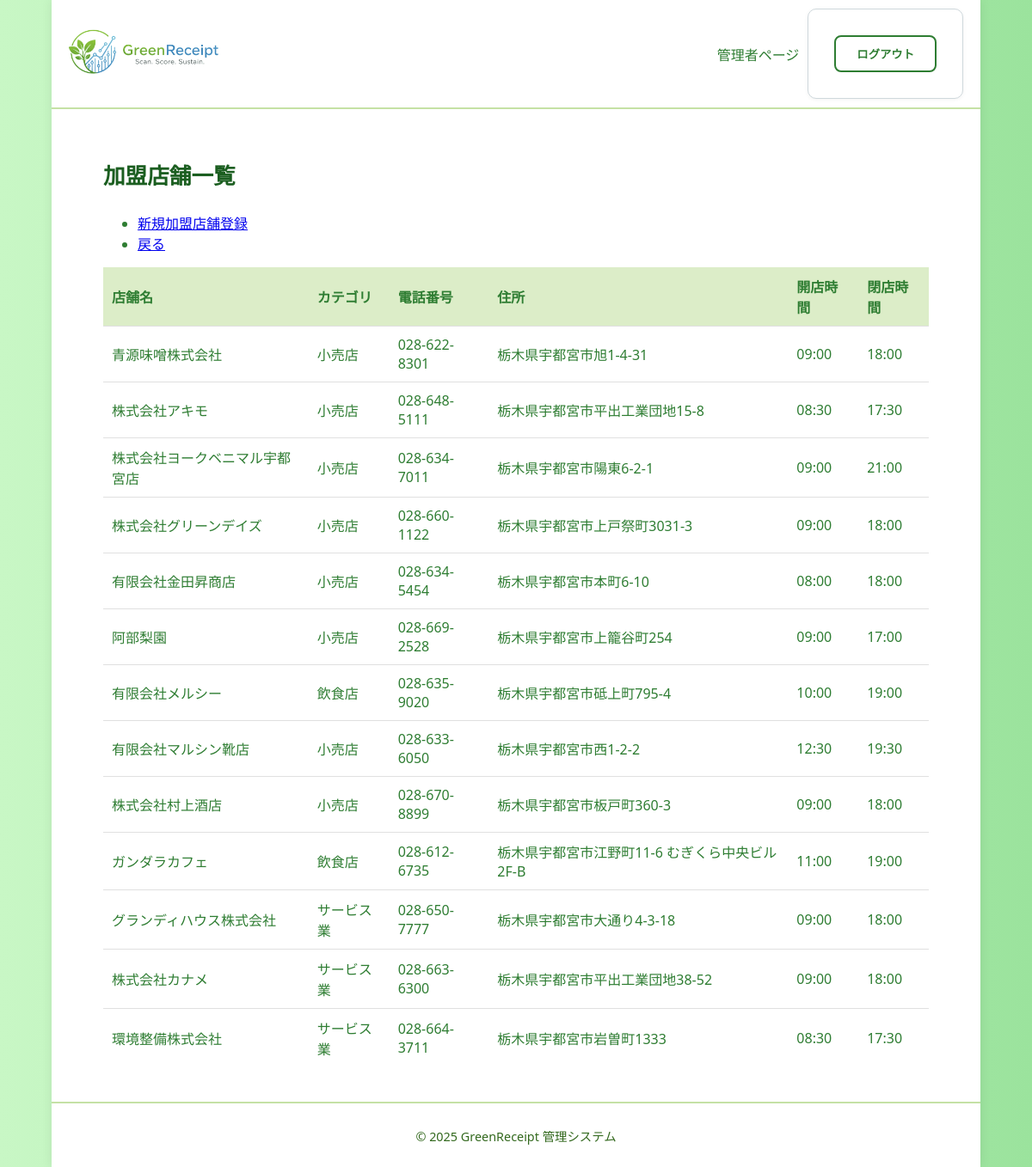
The page /store/list/ (signed in) on the database its author committed.
### core/models.py (models this page shows, shortened)
class Store(models.Model):
    store_id = models.AutoField(primary_key=True, verbose_name='店舗ID')
    store_name = models.CharField(max_length=64, verbose_name='店舗名')
    CATEGORY_CHOICES = [
        ('restaurant', '飲食店'),
        ('retail', '小売店'),
        ('service', 'サービス業'),
        ('other', 'その他'),
    ]
    category = models.CharField(max_length=64, choices=CATEGORY_CHOICES, verbose_name='カテゴリ')
    tel = models.CharField(max_length=32, blank=True, verbose_name='電話番号')
    address = models.CharField(max_length=255, verbose_name='住所')
    open_time = models.TimeField(verbose_name='開店時間', null=True, blank=True)
    close_time = models.TimeField(verbose_name='閉店時間', null=True, blank=True)
    lat = models.FloatField(verbose_name='緯度', default=0.0)
    lng = models.FloatField(verbose_name='経度', default=0.0)
    class Meta:
        verbose_name = '加盟店'
        verbose_name_plural = '加盟店'

### core/views.py (the view)
# urls.py: path("store/list/",views.store_list,name='store_list'),
@staff_member_required
def store_list(request):
    stores = Store.objects.all()
    return render(request, "admin/store_list.html", {'stores': stores})

### core/templates/admin/store_list.html (shortened to what this page needs)
{% extends 'admin/admin_base.html' %}
{% block content %}
<main class="dashboard-main">
  <div class="dashboard-container">
    <div class="header-with-button">
        <h1>加盟店舗一覧</h1>
        <ul class="list-group list-group-flush">
            <li class="list-group-item">
                <a href="{% url 'core:store_create' %}">新規加盟店舗登録</a>
            </li>
            <li class="list-group-item">
                <a href="{% url 'core:staff_index' %}">戻る</a>
            </li>
        </ul>
    </div>
    <div class="table-responsive">
        <table class="table">
            <thead>
                <tr>
                    <th>店舗名</th>
                    <th>カテゴリ</th>
                    <th>電話番号</th>
                    <th>住所</th>
                    <th>開店時間</th>
                    <th>閉店時間</th>
                </tr>
            </thead>
            <tbody>
                {% for store in stores %}
                <tr data-href="{% url 'core:store_detail' store.store_id %}">
                    <td>{{ store.store_name }}</td>
                    <td>{{ store.get_category_display }}</td>
                    <td>{{ store.tel }}</td>
                    <td>{{ store.address }}</td>
                    <td>{{ store.open_time|time:"H:i" }}</td>
                    <td>{{ store.close_time|time:"H:i" }}</td>
                </tr>
                {% endfor %}
            </tbody>
        </table>
    </div>
  </div>
</main>
{% endblock %}

### core/static/css/admin.css (style rules this page uses)
* { box-sizing: border-box; }
html, body { height: 100%; width: 100%; margin: 0; padding: 0; overflow-x: hidden; background: linear-gradient(to right, #c8f7c5, #9be39d); }
body { font-family: "Segoe UI", "メイリオ", sans-serif; color: #2e7d32; display: flex; flex-direction: column; min-height: 100vh; }
.admin-main h1 { font-size: 1.6rem; font-weight: 700; color: #1b5e20; margin-bottom: 25px; }
.table-responsive { overflow-x: auto; }
table { width: 100%; border-collapse: collapse; }
th { background-color: #dcedc8; color: #2e7d32; font-weight: 700; padding: 10px; text-align: left; }
td { padding: 10px; border-top: 1px solid #e0e0e0; }

### rows shown on the page
Store: store_name "青源味噌株式会社", category "小売店", tel "028-622-8301", address "栃木県宇都宮市旭1-4-31", open_time "09:00", close_time "18:00"
Store: store_name "株式会社アキモ", category "小売店", tel "028-648-5111", address "栃木県宇都宮市平出工業団地15-8", open_time "08:30", close_time "17:30"
Store: store_name "株式会社ヨークベニマル宇都宮店", category "小売店", tel "028-634-7011", address "栃木県宇都宮市陽東6-2-1", open_time "09:00", close_time "21:00"
Store: store_name "株式会社グリーンデイズ", category "小売店", tel "028-660-1122", address "栃木県宇都宮市上戸祭町3031-3", open_time "09:00", close_time "18:00"
Store: store_name "有限会社金田昇商店", category "小売店", tel "028-634-5454", address "栃木県宇都宮市本町6-10", open_time "08:00", close_time "18:00"
Store: store_name "阿部梨園", category "小売店", tel "028-669-2528", address "栃木県宇都宮市上籠谷町254", open_time "09:00", close_time "17:00"
Store: store_name "有限会社メルシー", category "飲食店", tel "028-635-9020", address "栃木県宇都宮市砥上町795-4", open_time "10:00", close_time "19:00"
Store: store_name "有限会社マルシン靴店", category "小売店", tel "028-633-6050", address "栃木県宇都宮市西1-2-2", open_time "12:30", close_time "19:30"
Store: store_name "株式会社村上酒店", category "小売店", tel "028-670-8899", address "栃木県宇都宮市板戸町360-3", open_time "09:00", close_time "18:00"
Store: store_name "ガンダラカフェ", category "飲食店", tel "028-612-6735", address "栃木県宇都宮市江野町11-6 むぎくら中央ビル2F-B", open_time "11:00", close_time "19:00"
Store: store_name "グランディハウス株式会社", category "サービス業", tel "028-650-7777", address "栃木県宇都宮市大通り4-3-18", open_time "09:00", close_time "18:00"
Store: store_name "株式会社カナメ", category "サービス業", tel "028-663-6300", address "栃木県宇都宮市平出工業団地38-52", open_time "09:00", close_time "18:00"
Store: store_name "環境整備株式会社", category "サービス業", tel "028-664-3711", address "栃木県宇都宮市岩曽町1333", open_time "08:30", close_time "17:30"
